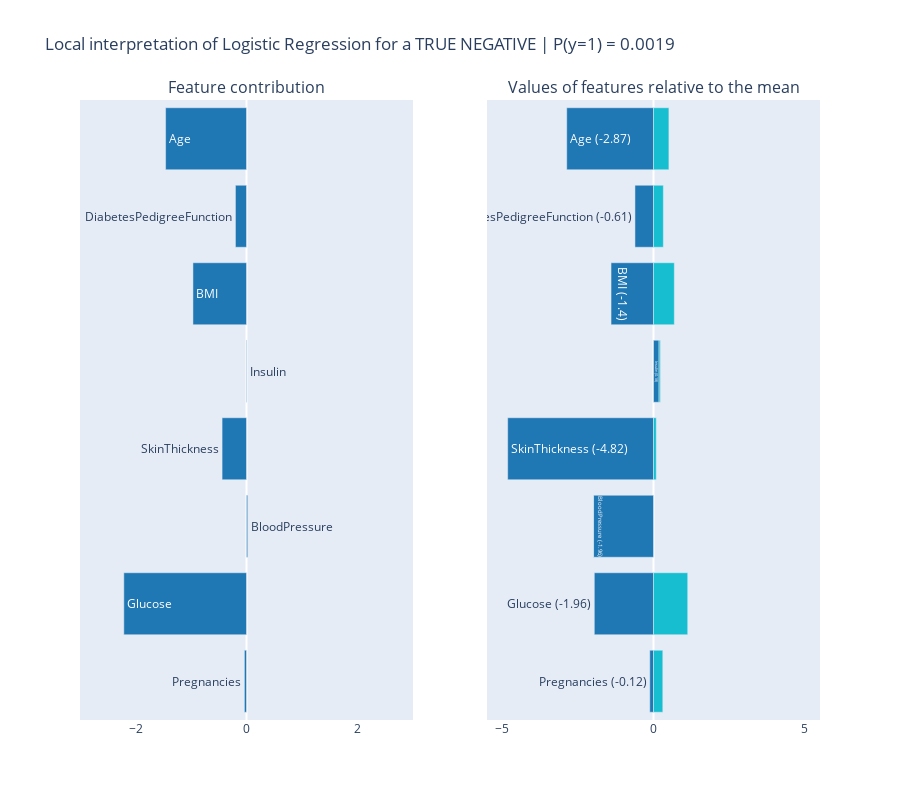

The cell this chart's notebook holds for it:
### Code cell
lr_local = get_lr_local_interpretation(147, lr.coef_[-1])
fig = plot_local_interpretation(lr_local, f'Local interpretation of Logistic Regression for a TRUE NEGATIVE | P(y=1) = {lr_pred[147]:.4f}')
fig.show()

### Figure 1 — Plotly figure (JSON) as saved in the notebook; plotly's stock layout.template omitted (floating-point values rounded to 4 significant figures)
{"data": [{"marker": {"color": "#1f77b4"}, "orientation": "h", "showlegend": false, "text": ["Pregnancies", "Glucose", "BloodPressure", "SkinThickness", "Insulin", "BMI", "DiabetesPedigreeFunction", "Age"], "type": "bar", "x": [-0.0378, -2.21, 0.02128, -0.4399, 0.007998, -0.9649, -0.1993, -1.458], "xaxis": "x", "y": ["Pregnancies", "Glucose", "BloodPressure", "SkinThickness", "Insulin", "BMI", "DiabetesPedigreeFunction", "Age"], "yaxis": "y"}, {"marker": {"color": ["#1f77b4", "#1f77b4", "#1f77b4", "#1f77b4", "#1f77b4", "#1f77b4", "#1f77b4", "#1f77b4", "#1f77b4", "#1f77b4", "#bcbd22", "#2ca02c"]}, "orientation": "h", "showlegend": false, "text": ["Pregnancies (-0.12)", "Glucose (-1.96)", "BloodPressure (-1.96)", "SkinThickness (-4.82)", "Insulin (0.18)", "BMI (-1.4)", "DiabetesPedigreeFunction (-0.61)", "Age (-2.87)"], "type": "bar", "x": [-0.123, -1.955, -1.981, -4.817, 0.1836, -1.402, -0.6124, -2.866], "xaxis": "x2", "y": ["Pregnancies", "Glucose", "BloodPressure", "SkinThickness", "Insulin", "BMI", "DiabetesPedigreeFunction", "Age"], "yaxis": "y2"}, {"marker": {"color": "#17becf"}, "orientation": "h", "showlegend": false, "type": "bar", "x": [0.3073, 1.13, -0.01074, 0.09133, 0.04357, 0.688, 0.3255, 0.5086], "xaxis": "x2", "y": ["Pregnancies", "Glucose", "BloodPressure", "SkinThickness", "Insulin", "BMI", "DiabetesPedigreeFunction", "Age"], "yaxis": "y2"}], "layout": {"annotations": [{"font": {"size": 16}, "showarrow": false, "text": "Feature contribution", "x": 0.225, "xanchor": "center", "xref": "paper", "y": 1, "yanchor": "bottom", "yref": "paper"}, {"font": {"size": 16}, "showarrow": false, "text": "Values of features relative to the mean", "x": 0.775, "xanchor": "center", "xref": "paper", "y": 1, "yanchor": "bottom", "yref": "paper"}], "barmode": "relative", "height": 800, "title": {"text": "Local interpretation of Logistic Regression for a TRUE NEGATIVE | P(y=1) = 0.0019"}, "xaxis": {"anchor": "y", "domain": [0, 0.45], "range": [-3, 3], "showgrid": false}, "xaxis2": {"anchor": "y2", "domain": [0.55, 1], "range": [-5.5, 5.5], "showgrid": false}, "yaxis": {"anchor": "x", "domain": [0, 1], "showticklabels": false, "visible": false}, "yaxis2": {"anchor": "x2", "domain": [0, 1], "matches": "y", "showticklabels": false, "visible": false}}}
